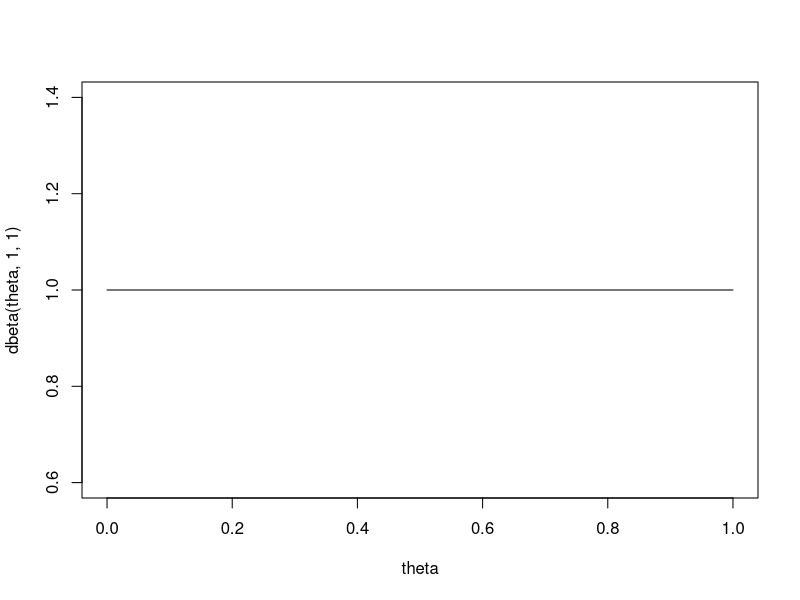
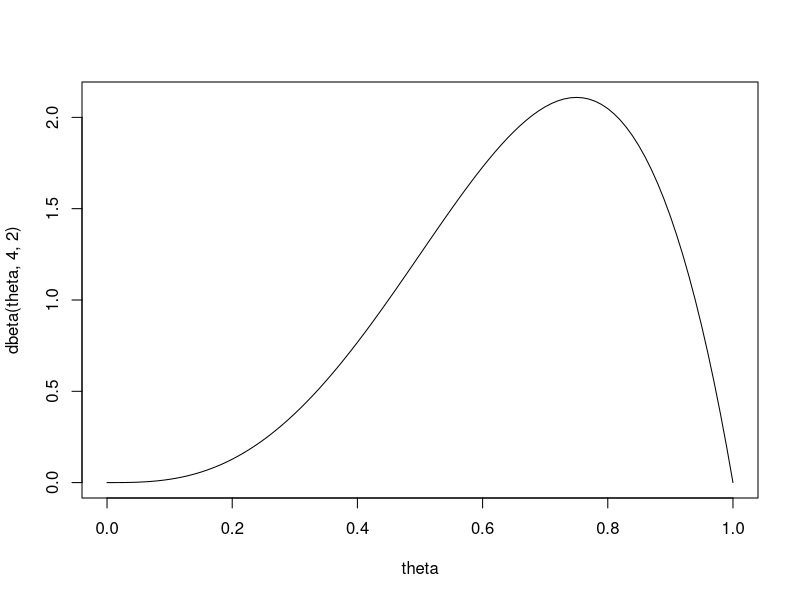
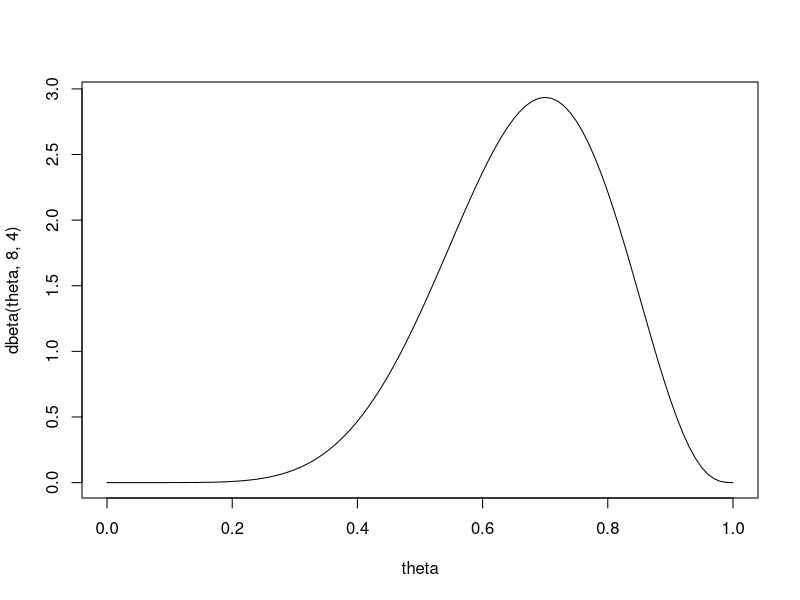
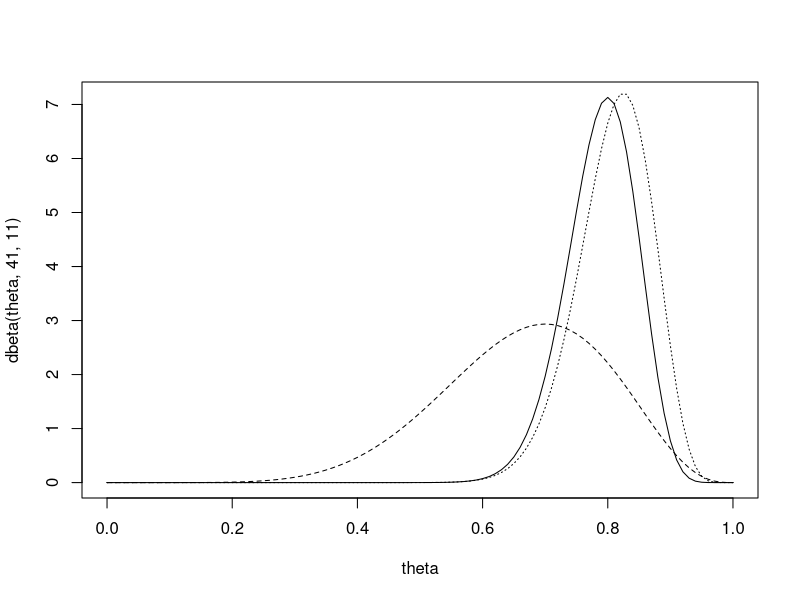
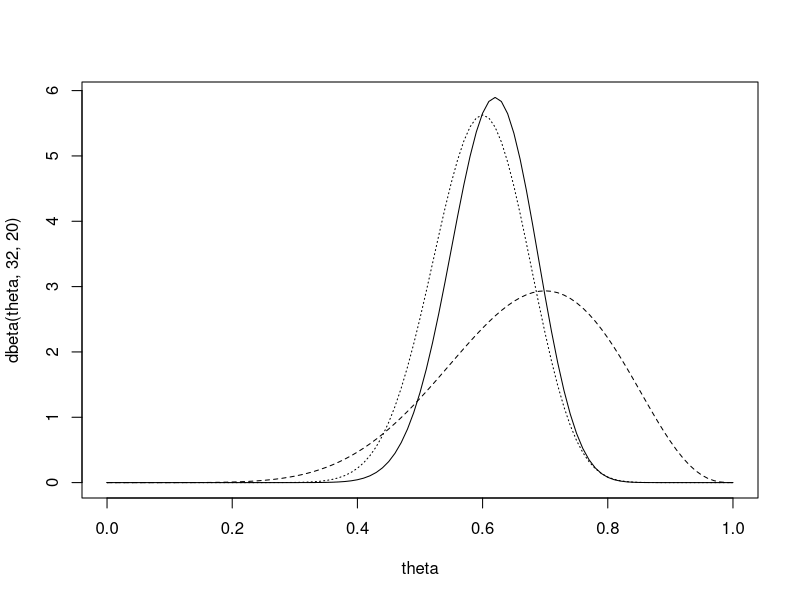

The R script that drew these images, in order:
## ---- chunk 1
# Cria um vetor com os valores para theta
theta = seq(from=0, to=1, by=0.01)

# Plota a densidade de uma beta com parâmetros alfa = beta = 1 (que é uma uniforme)
plot(theta, dbeta(theta, 1,1), type = 'l')
## ---- chunk 2
theta = seq(from=0, to=1, by=0.01)

# Plota a densidade de uma beta com parâmetros alfa = 4 e beta = 2 
plot(theta, dbeta(theta, 4,2), type = 'l')
## ---- chunk 3
theta = seq(from=0, to=1, by=0.01)

# Plota a densidade de uma beta com parâmetros alfa = 4 e beta = 2 
plot(theta, dbeta(theta, 8,4), type = 'l')
## ---- chunk 4
# Acumulada da beta
1-pbeta(.25, 8, 4)
## ---- chunk 5
# Acumulada da beta
1-pbeta(.5, 8, 4)
## ---- chunk 6
# Acumulada da beta
1-pbeta(.8, 8, 4)
## ---- chunk 7
theta = seq(from=0, to=1, by=0.01)

# Posteriori: beta com parâmetros alfa = 41 e beta = 11
plot(theta, dbeta(theta, 41,11), type = 'l')

# Priori: beta com parâmetros alfa = 8 e beta = 4 (pontilhada)
lines(theta, dbeta(theta, 8, 4), lty = 2)

# Verossimilhança multiplicada por um fator para deixar ela na mesma escala
lines(theta, 44*dbinom(33, size=40, p=theta), lty=3)
## ---- chunk 8
# Acumulada da beta
1-pbeta(.25, 41,11)
## ---- chunk 9
# Acumulada da beta
1-pbeta(.5, 41, 11)
## ---- chunk 10
# Acumulada da beta
1-pbeta(.8, 41,11)
## ---- chunk 11
theta = seq(from=0, to=1, by=0.01)

# Posteriori: beta com parâmetros alfa = 32 e beta = 20
plot(theta, dbeta(theta, 32,20), type = 'l')

# Priori: beta com parâmetros alfa = 8 e beta = 4 (pontilhada)
lines(theta, dbeta(theta, 8, 4), lty = 2)

# Verossimilhança multiplicada por um fator para deixar ela na mesma escala
lines(theta, 44*dbinom(24, size=40, p=theta), lty=3)
## ---- chunk 12
# Acumulada da beta
1-pbeta(.25, 32,20)
## ---- chunk 13
# Acumulada da beta
1-pbeta(.5, 32, 20)
## ---- chunk 14
# Acumulada da beta
1-pbeta(.8, 32,20)
## ---- chunk 15
theta1=rbeta(1000,41,11)
theta2=rbeta(1000,32,20)
mean(theta1>theta2)
